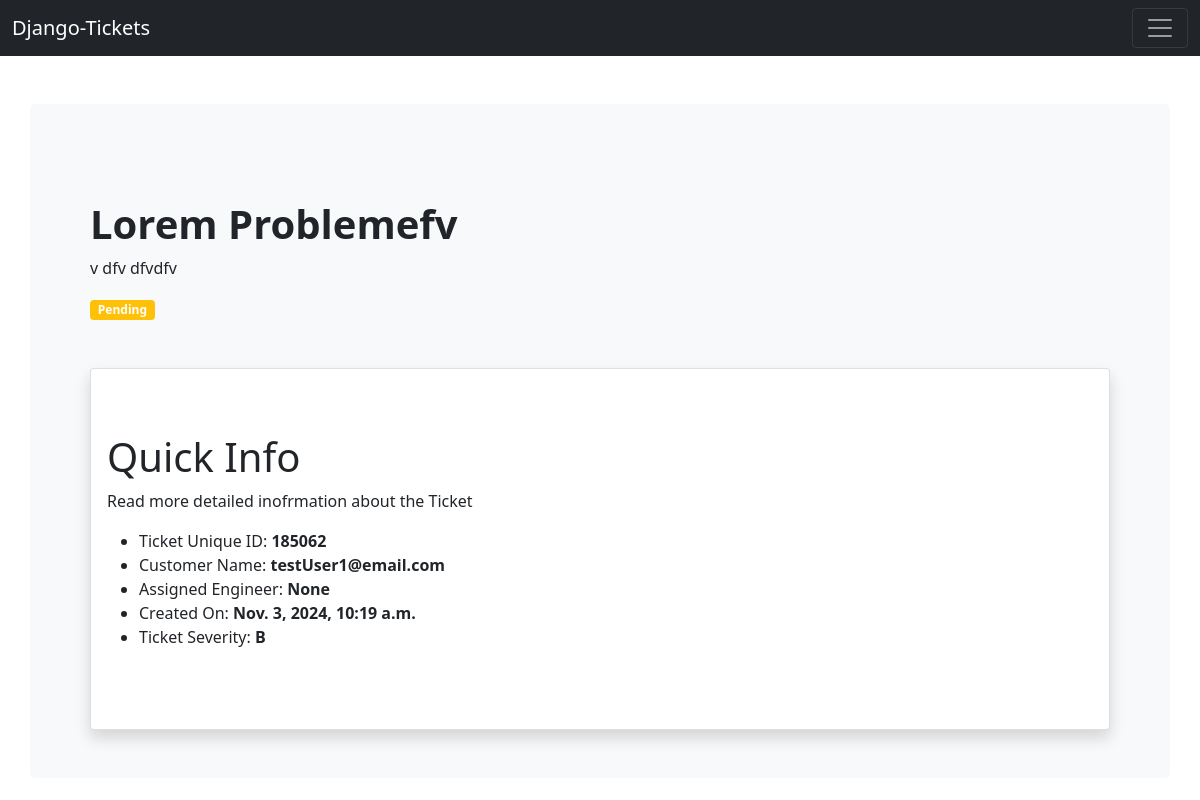
The page /ticket/ticket-details/185062/ on the database as committed earlier.
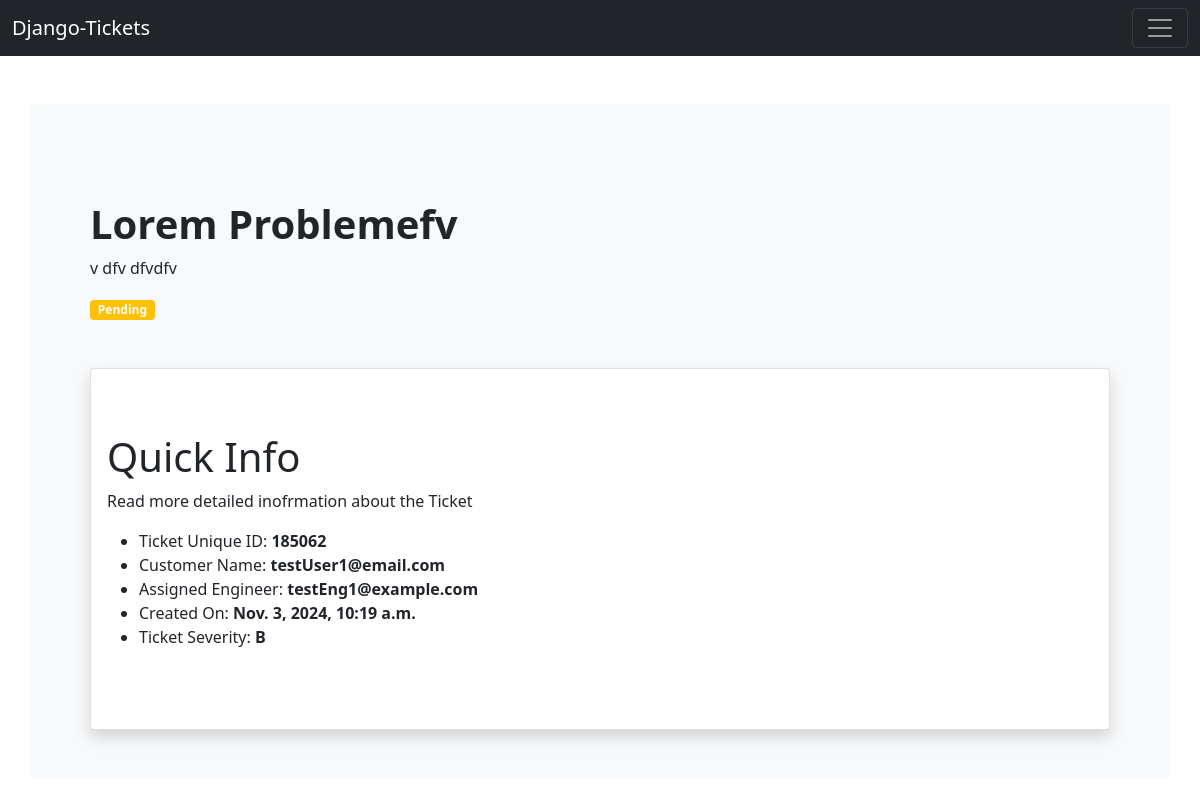
The same page on the database as committed later.
### ticket/models.py (models this page shows)
class Ticket(models.Model):
    customer = models.ForeignKey(User, on_delete=models.CASCADE)
    engineer = models.ForeignKey(User, on_delete=models.DO_NOTHING, related_name='engineer', null=True, blank=True)
    ticket_id = models.CharField(max_length=15, unique=True)
    ticket_title = models.CharField(max_length=50)
    ticket_description = models.TextField()
    ticket_type = models.CharField(max_length=20, choices=(('Bug', 'Bug'), ('Compatibility Issue', 'Comaptibility Issue'), ('General', 'General')), default='General')
    status = models.CharField(max_length=20, choices=(('Active', 'Active'), ('Pending', 'Pending'), ('Resolved', 'Resolved')), default='Pending')
    created_on = models.DateTimeField(auto_now_add=True)
    lastmodified = models.DateTimeField(auto_now=True)
    is_resolved = models.BooleanField(default=False)
    severity = models.CharField(max_length=5, choices=(('A', 'A'), ('B', 'B')), default = 'B')
    is_assigned_to_engineer = models.BooleanField(default=False)
    resolution_steps = models.TextField(blank = True, null = True)

### accounts/models.py (models this page shows)
class User(AbstractUser):
    is_customer = models.BooleanField(default=False)
    is_engineer = models.BooleanField(default=False)
    email = models.EmailField(unique=True)

### ticket/views.py (the view)
# urls.py: path('ticket-details/<str:ticket_id>/', views.ticket_details, name='ticket-details'),
def ticket_details(request, ticket_id):
    ticket = Ticket.objects.get(ticket_id=ticket_id)
    context = {'ticket':ticket}
    return render(request, 'ticket/ticket_details.html', context)

### templates/ticket/ticket_details.html (shortened to what this page needs)
{% extends 'base.html' %}
{% block content %}
<div class="row p-5 mb-4 bg-light rounded-3">
    <div class="col-md-8">
        <div class="py-5">
            <h1 class="display-6 fw-bold">{{ticket.ticket_title}}</h1>
            <p class="">
                {{ticket.ticket_description}}
            </p>
            {% if ticket.status == 'Pending' %}
            <span class="badge bg-warning">Pending</span>
            {% elif ticket.status == 'Active' %}
            <span class="badge bg-success">Active</span>
            {% elif ticket.status == 'Resolved' %}
            <span class="badge bg-danger">Resolved</span>
            {% endif %}
        </div>
    </div>
    <div class="cold-md-4">
        <div class="card shadow">
            <div class="card-body">
                <div class="py-5">
                    <h2 class="display-6">Quick Info</h2>
                    <p>Read more detailed inofrmation about the Ticket</p>
                    <ul class="icon-list">
                        <li>Ticket Unique ID: <b> {{ticket.ticket_id}}</b></li>
                        <li>Customer Name: <b> {{ticket.customer}}</b></li>
                        <li>Assigned Engineer: <b> {{ticket.engineer}}</b></li>
                        <li>Created On: <b> {{ticket.created_on}}</b></li>
                        <li>Ticket Severity: <b> {{ticket.severity}}</b></li>
                    </ul>
                </div>
            </div>
        </div>
    </div>
</div>
{% endblock content %}

Rows that differ between the two databases and show on the page:
changed Ticket "Lorem Problemefv": engineer "None" → "testEng1@example.com"
